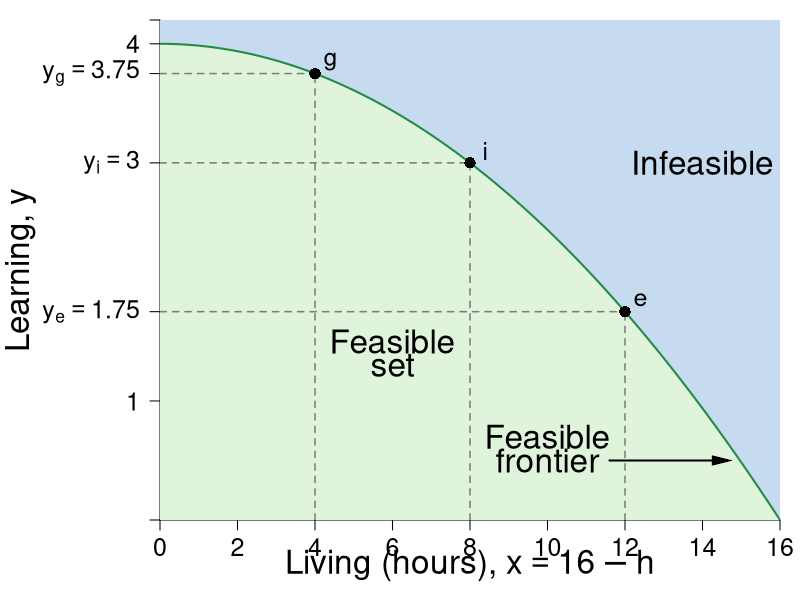

The R script that drew this image:
#Graph Designer: Simon Halliday
#Authors: Bowles and Halliday
#Title: Coordination, Conflict and Competition: A Text in Microeconomics

library(shape)
#pdf(file = "feasible_live_learn_newSTEP1.pdf", width = 8, height = 8)
#pdf(file = "feasible_live_learn_newSTEP2.pdf", width = 8, height = 8)
#pdf(file = "feasible_live_learn_newSTEP3.pdf", width = 8, height = 8)
pdf(file = "constrained_optimization/feasible_live_learn_new.pdf", width = 8, height = 8)

#Set parameters for graphics
pointsize <- 1.8
axislabelsize <- 2
labelsize <- 1.5
namesize <- 1.8
annotatesize <- 1.5
graphlinewidth <- 2
segmentlinewidth <- 1.5

COL <- c("#7fc97f", "#beaed4", "#fdc086", "#ffff99", "#386cb0", "#f0027f", "#bf5b17", "#666666")
COLA <- c("#e0f3db", "#99d8c9","#66c2a4","#41ae76", "#238b45", "#005824")
COLB <- c("#c6dbef", "#4eb3d3", "#2b8cbe", "#0868ac","#084081")
grays <- gray.colors(25, start = 1, end = 0)


#Edited the margins to cater for the larger LHS labels
par(mar =  c(4, 8, 1, 1))

ppf <- function(x, slope = 1/64, bary = 4) {
  bary - slope *x^2
}


uFn <- function(x, y, alpha = 0.3){
  (x^alpha)*(y^(1-alpha))
}

ylims <- c(0, 4.2)
xlims <- c(0, 16)

npts <- 501 
x <- seq(xlims[1], xlims[2], length.out = npts)
y <- seq(ylims[1], ylims[2], length.out = npts) 

plot(0, 0, xlim = xlims, ylim = ylims, type = "n",
     xlab = expression(paste("")),
     ylab = expression(paste("")), 
     xaxt = "n", 
     yaxt = "n", 
     cex.lab = axislabelsize, 
     bty = "n", 
     xaxs="i", 
     yaxs="i"
)


ticksx <- seq(from = 0, to = xlims[2], by = 2)
xlabels <- seq(from = 0, to = xlims[2], by = 2)
ticksy <- c(ylims[1], 1, ppf(12), 3, ppf(4), 4, ylims[2])
ylabels <- c(NA, 1, expression(paste(y[e] == 1.75)), expression(paste(y[i] == 3)), expression(paste(y[g] == 3.75)), 4, NA)



axis(1, at = ticksx, pos = 0, labels = xlabels, cex.axis = labelsize)
axis(2, at = ticksy, pos = 0, labels = ylabels, las = 1, cex.axis = labelsize)

npts <- 500 
xx1 <- seq(xlims[1], xlims[2], length.out = npts)
xx2 <- seq(0, xlims[2], length.out = npts)
xx3 <- seq(xlims[1], 0, length.out = npts)
xx4 <- seq(-11, 0, length.out = npts)

#Draw the polygon for shading the feasible set
xpoly1 <- seq(from = xlims[1], to = 16, length.out = 500)
ypoly1 <- ppf(xpoly1)
polygon(x = c(xpoly1, xpoly1[1]), y = c(ypoly1, rev(ypoly1)[1]), col=COLA[1], density=NULL, border = NA)
polygon(x = c(xlims[2], xlims[2], rev(xpoly1), 0),
        y = c(ylims[2], 0, rev(ypoly1), ylims[2]), 
        col=COLB[1], density=NULL, border = NA)


#Draw the graphs
lines(xx1, ppf(xx1), col = COLA[5], lwd = graphlinewidth)
#lines(xx2, fishProd(xx2, k = 2), col = COLB[3], lwd = graphlinewidth)
#lines(xx3, feasibleLabor(xx3, time = 10), col = COL[3], lwd = graphlinewidth)
#lines(xx4, manufactureProd(xx4, k = 0.1, alpha = 2), col = COLB[4], lwd = graphlinewidth)

#Label the feasible frontier
text(10, 0.7, expression("Feasible"), cex = axislabelsize)
text(10, 0.5, expression("frontier"), cex = axislabelsize)
#text(10, 0.25, expression(paste((ff[1]) )), cex = axislabelsize)
Arrows(11.6, 0.5, 14.5, 0.5, col = "black", lty = 1, lwd = 2, arr.type = "triangle", arr.lwd = 0.5)

text(6, 1.5, expression("Feasible"), cex = axislabelsize)
text(6, 1.3, expression("set"), cex = axislabelsize)

text(14, 3, expression("Infeasible"), cex = axislabelsize)

#Axis labels
text(0.5*xlims[2], -0.38, expression(paste("Living (hours), ", x == 16 - h)), xpd = TRUE, cex = axislabelsize) 
text(-3.6, 0.5*ylims[2], expression(paste("Learning, ", y)), xpd = TRUE, cex = axislabelsize, srt = 90) 

#mtext(expression(paste("Living (hours), ", x == 16 - h)), side = 1, line = 2.5, cex = axislabelsize)
#text(-2.9, 0.5*ylims[2], expression(paste("Learning, ", y)), xpd = TRUE, cex = axislabelsize, srt = 90) 

#Add mrs = mrt at i
# text(8, 2.8, expression(paste(mrs(x,y) == mrt(x,y))), cex = labelsize)
# Arrows(8, 2.75, 8, 2.45, col = "black", lty = 1, lwd = 2, arr.type = "triangle", arr.lwd = 0.5)

#Label the indifference curves
# text(17, 1, expression(u[1]^A), cex = labelsize)
# text(17, 1.55, expression(u[2]^A), cex = labelsize)
# text(17, 2.25, expression(u[3]^A), cex = labelsize)

#Annotate max u point on feasibility frontier
text(8.4, ppf(8) + 0.1, expression(paste(i)), cex = labelsize)
segments(8, 0, 8, ppf(x = 8), lty = 2, col = grays[20], lwd = segmentlinewidth)
segments(0, ppf(x = 8), 8, ppf(x = 8), lty = 2, col = grays[20], lwd = segmentlinewidth)
points(8, ppf(x = 8), pch = 16, col = "black", cex = 1.5)

text(4 + 0.4, ppf(4) + 0.1, expression(paste(g)), cex = labelsize)
segments(4, 0, 4, ppf(4), lty = 2, col = grays[20], lwd = segmentlinewidth)
segments(0, ppf(4), 4, ppf(4), lty = 2, col = grays[20], lwd = segmentlinewidth)
points(4, ppf(4), pch = 16, col = "black", cex = 1.5)


text(12 + 0.4, ppf(12) + 0.1, expression(paste(e)), cex = labelsize)
segments(12, 0, 12, ppf(x = 12), lty = 2, col = grays[20], lwd = segmentlinewidth)
segments(0, ppf(x = 12), 12, ppf(x = 12), lty = 2, col = grays[20], lwd = segmentlinewidth)
points(12, ppf(x = 12), pch = 16, col = "black", cex = 1.5)


dev.off()
